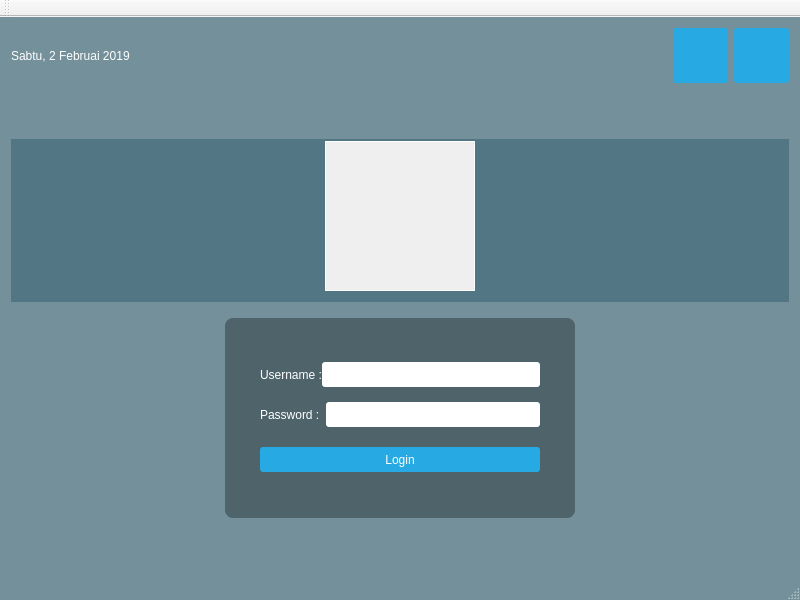
<?xml version="1.0" encoding="UTF-8"?>
<ui version="4.0">
 <class>MainWindow</class>
 <widget class="QMainWindow" name="MainWindow">
  <property name="geometry">
   <rect>
    <x>0</x>
    <y>0</y>
    <width>800</width>
    <height>600</height>
   </rect>
  </property>
  <property name="windowTitle">
   <string>MainWindow</string>
  </property>
  <property name="styleSheet">
   <string notr="true">QLabel { color: white; }
QLineEdit { border-radius: 3px; }
QPushButton
{
color: white;
background-color: #27a9e3;
border-width: 0px;
border-radius: 3px;
}

QPushButton:hover { background-color: #66c011; }
QMainWindow{
 background: rgba(32, 80, 96, 100); 
border-image: url(:/images/C:/Users/Yojan/Desktop/Logo.png);

}

</string>
  </property>
  <widget class="QWidget" name="centralWidget">
   <layout class="QVBoxLayout" name="verticalLayout">
    <item>
     <widget class="QWidget" name="TopPanel" native="true">
      <property name="styleSheet">
       <string notr="true">#TopPanel { background-color:
qlineargradient(spread:reflect, x1:0.5, y1:0, x2:0, y2:0,
stop:0 rgba(91, 204, 233, 100), stop:1 rgba(32, 80, 96,
100)); }</string>
      </property>
      <layout class="QHBoxLayout" name="horizontalLayout">
       <property name="leftMargin">
        <number>0</number>
       </property>
       <property name="topMargin">
        <number>0</number>
       </property>
       <property name="rightMargin">
        <number>0</number>
       </property>
       <property name="bottomMargin">
        <number>0</number>
       </property>
       <item>
        <widget class="QLabel" name="currentDateTime">
         <property name="text">
          <string>Sabtu, 2 Februai 2019</string>
         </property>
        </widget>
       </item>
       <item>
        <spacer name="horizontalSpacer">
         <property name="orientation">
          <enum>Qt::Horizontal</enum>
         </property>
         <property name="sizeHint" stdset="0">
          <size>
           <width>40</width>
           <height>20</height>
          </size>
         </property>
        </spacer>
       </item>
       <item>
        <widget class="QPushButton" name="ShutdownButton">
         <property name="minimumSize">
          <size>
           <width>55</width>
           <height>55</height>
          </size>
         </property>
         <property name="text">
          <string/>
         </property>
         <property name="icon">
          <iconset>
           <selectedon>:/icon/C:/Users/Yojan/Desktop/shut.jpg</selectedon>
          </iconset>
         </property>
         <property name="iconSize">
          <size>
           <width>50</width>
           <height>50</height>
          </size>
         </property>
        </widget>
       </item>
       <item>
        <widget class="QPushButton" name="RestartButton">
         <property name="minimumSize">
          <size>
           <width>55</width>
           <height>55</height>
          </size>
         </property>
         <property name="text">
          <string/>
         </property>
         <property name="icon">
          <iconset>
           <selectedon>:/icon/C:/Users/Yojan/Desktop/index.jpg</selectedon>
          </iconset>
         </property>
         <property name="iconSize">
          <size>
           <width>50</width>
           <height>50</height>
          </size>
         </property>
        </widget>
       </item>
      </layout>
     </widget>
    </item>
    <item>
     <spacer name="verticalSpacer_3">
      <property name="orientation">
       <enum>Qt::Vertical</enum>
      </property>
      <property name="sizeHint" stdset="0">
       <size>
        <width>20</width>
        <height>40</height>
       </size>
      </property>
     </spacer>
    </item>
    <item>
     <widget class="QWidget" name="CentralWidget" native="true">
      <property name="styleSheet">
       <string notr="true">#CentralWidget { background: rgba(32, 80, 96, 100); 
border-image: url(:/images/C:/Users/Yojan/Desktop/Logo.png);}</string>
      </property>
      <layout class="QHBoxLayout" name="horizontalLayout_4">
       <property name="topMargin">
        <number>2</number>
       </property>
       <item>
        <widget class="QLabel" name="Logo">
         <property name="sizePolicy">
          <sizepolicy hsizetype="Fixed" vsizetype="Fixed">
           <horstretch>0</horstretch>
           <verstretch>0</verstretch>
          </sizepolicy>
         </property>
         <property name="minimumSize">
          <size>
           <width>150</width>
           <height>150</height>
          </size>
         </property>
         <property name="autoFillBackground">
          <bool>true</bool>
         </property>
         <property name="styleSheet">
          <string notr="true"/>
         </property>
         <property name="frameShape">
          <enum>QFrame::Box</enum>
         </property>
         <property name="text">
          <string/>
         </property>
         <property name="pixmap">
          <pixmap resource="sumber.qrc">:/icon/C:/Users/Yojan/Desktop/Circuit_Chip_IC_Microprocessor_IntegratedCircuit_Microchip_Semiconductor-512.png</pixmap>
         </property>
        </widget>
       </item>
      </layout>
     </widget>
    </item>
    <item>
     <spacer name="verticalSpacer_4">
      <property name="orientation">
       <enum>Qt::Vertical</enum>
      </property>
      <property name="sizeType">
       <enum>QSizePolicy::Fixed</enum>
      </property>
      <property name="sizeHint" stdset="0">
       <size>
        <width>20</width>
        <height>10</height>
       </size>
      </property>
     </spacer>
    </item>
    <item>
     <layout class="QHBoxLayout" name="horizontalLayout_5">
      <property name="topMargin">
       <number>0</number>
      </property>
      <item>
       <widget class="QWidget" name="LoginForm" native="true">
        <property name="sizePolicy">
         <sizepolicy hsizetype="Fixed" vsizetype="Fixed">
          <horstretch>0</horstretch>
          <verstretch>0</verstretch>
         </sizepolicy>
        </property>
        <property name="minimumSize">
         <size>
          <width>350</width>
          <height>200</height>
         </size>
        </property>
        <property name="styleSheet">
         <string notr="true">#LoginForm {background: rgba(0, 0, 0, 80);
border-radius: 8px; }</string>
        </property>
        <layout class="QVBoxLayout" name="verticalLayout_2">
         <property name="leftMargin">
          <number>35</number>
         </property>
         <property name="topMargin">
          <number>35</number>
         </property>
         <property name="rightMargin">
          <number>35</number>
         </property>
         <property name="bottomMargin">
          <number>35</number>
         </property>
         <item>
          <layout class="QHBoxLayout" name="horizontalLayout_9">
           <property name="spacing">
            <number>0</number>
           </property>
           <property name="bottomMargin">
            <number>0</number>
           </property>
           <item>
            <widget class="QLabel" name="label">
             <property name="text">
              <string>Username :</string>
             </property>
            </widget>
           </item>
           <item>
            <widget class="QLineEdit" name="Username">
             <property name="minimumSize">
              <size>
               <width>0</width>
               <height>25</height>
              </size>
             </property>
            </widget>
           </item>
          </layout>
         </item>
         <item>
          <layout class="QHBoxLayout" name="horizontalLayout_8" stretch="0,0">
           <property name="sizeConstraint">
            <enum>QLayout::SetDefaultConstraint</enum>
           </property>
           <property name="bottomMargin">
            <number>0</number>
           </property>
           <item>
            <widget class="QLabel" name="label_2">
             <property name="text">
              <string>Password :</string>
             </property>
            </widget>
           </item>
           <item>
            <widget class="QLineEdit" name="Password">
             <property name="minimumSize">
              <size>
               <width>0</width>
               <height>25</height>
              </size>
             </property>
            </widget>
           </item>
          </layout>
         </item>
         <item>
          <spacer name="verticalSpacer_2">
           <property name="orientation">
            <enum>Qt::Vertical</enum>
           </property>
           <property name="sizeType">
            <enum>QSizePolicy::Fixed</enum>
           </property>
           <property name="sizeHint" stdset="0">
            <size>
             <width>20</width>
             <height>5</height>
            </size>
           </property>
          </spacer>
         </item>
         <item>
          <widget class="QPushButton" name="LoginButton">
           <property name="minimumSize">
            <size>
             <width>0</width>
             <height>25</height>
            </size>
           </property>
           <property name="text">
            <string>Login</string>
           </property>
          </widget>
         </item>
        </layout>
       </widget>
      </item>
     </layout>
    </item>
    <item>
     <spacer name="verticalSpacer">
      <property name="orientation">
       <enum>Qt::Vertical</enum>
      </property>
      <property name="sizeHint" stdset="0">
       <size>
        <width>20</width>
        <height>40</height>
       </size>
      </property>
     </spacer>
    </item>
   </layout>
  </widget>
  <widget class="QToolBar" name="mainToolBar">
   <attribute name="toolBarArea">
    <enum>TopToolBarArea</enum>
   </attribute>
   <attribute name="toolBarBreak">
    <bool>false</bool>
   </attribute>
  </widget>
  <widget class="QStatusBar" name="statusBar"/>
 </widget>
 <layoutdefault spacing="6" margin="11"/>
 <resources>
  <include location="sumber.qrc"/>
 </resources>
 <connections/>
</ui>
